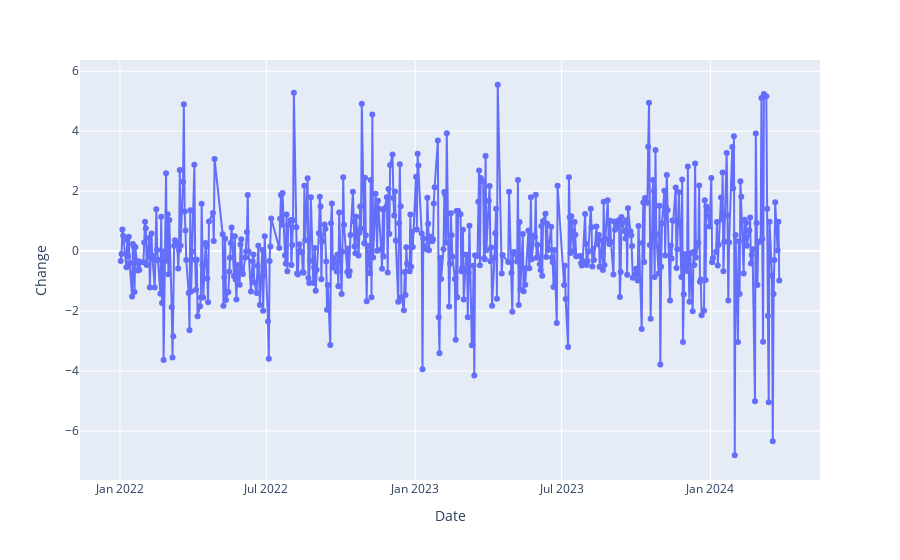

The code cell stored with this chart in its notebook:
### Code cell
import plotly.express as px

fig = px.line(df, x="Date", y="Change", markers=True)
fig.show()

### Figure 1 — Plotly figure (JSON) as saved in the notebook; plotly's stock layout.template omitted (floating-point values rounded to 4 significant figures; data arrays with more than 128 entries replaced by an {"elided": "..."} marker saying what was removed)
{"data": [{"hovertemplate": "Date=%{x}<br>Change=%{y}<extra></extra>", "legendgroup": "", "line": {"color": "#636efa", "dash": "solid"}, "marker": {"symbol": "circle"}, "mode": "lines+markers", "name": "", "orientation": "v", "showlegend": false, "type": "scatter", "x": {"elided": "545 str values"}, "xaxis": "x", "y": {"elided": "545 float values"}, "yaxis": "y"}], "layout": {"legend": {"tracegroupgap": 0}, "margin": {"t": 60}, "xaxis": {"anchor": "y", "domain": [0, 1], "title": {"text": "Date"}}, "yaxis": {"anchor": "x", "domain": [0, 1], "title": {"text": "Change"}}}}
